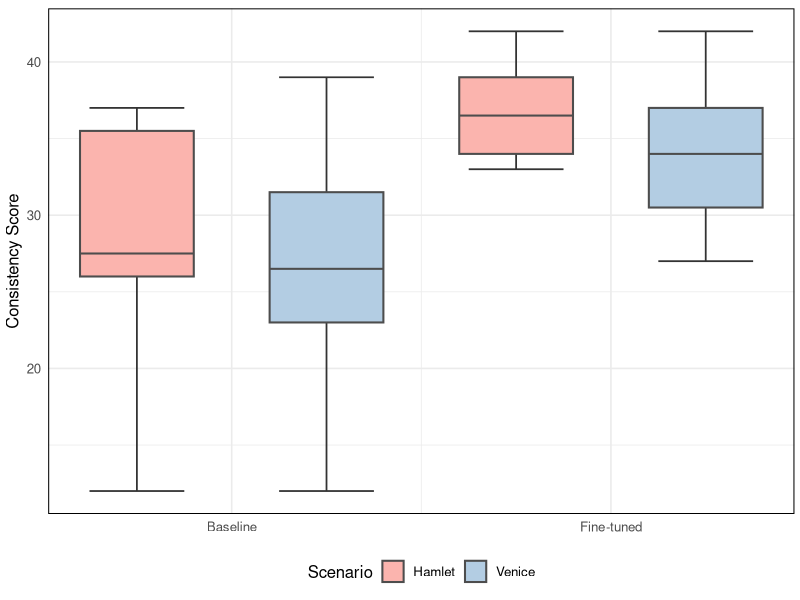
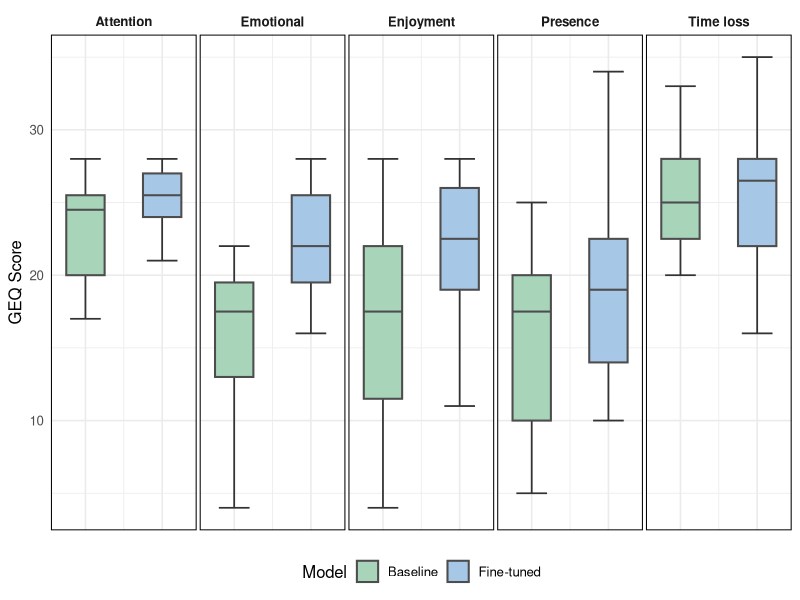

Here is the R script that generated these plots, in order:
setwd("C:/.Soyeon/GameAgent/LLMGA")


suppressPackageStartupMessages({
  library(tidyverse)
  library(stringr)
  library(readr)
})

# 폴더 준비
dir.create("processed_output", showWarnings = FALSE, recursive = TRUE)
dir.create("figures", showWarnings = FALSE, recursive = TRUE)

# -----------------------------
# 1) 데이터 로드 (wide format)
# -----------------------------
df <- read_csv("data/questionnaire/final_scores_with_immersion.csv",
               show_col_types = FALSE)

ID_COL    <- "ID"
MODEL_COL <- "Model"
stopifnot(ID_COL %in% names(df), MODEL_COL %in% names(df))
df[[MODEL_COL]] <- factor(df[[MODEL_COL]])

# -------------------------------------------
# 2) Hamlet_/Venice_ 페어 탐지
# -------------------------------------------
scenario_prefixes <- c("Hamlet", "Venice")
pattern <- "^(Hamlet|Venice)_(.+)$"

pairs_tbl <- tibble(col = names(df)) %>%
  mutate(Scenario = str_match(col, pattern)[, 2],
         Measure  = str_match(col, pattern)[, 3]) %>%
  filter(!is.na(Scenario), !is.na(Measure))

scenario_measures <- pairs_tbl %>%
  count(Measure, Scenario) %>%
  complete(Measure, Scenario = scenario_prefixes, fill = list(n = 0)) %>%
  group_by(Measure) %>%
  summarize(has_both = all(n > 0), .groups = "drop") %>%
  filter(has_both) %>%
  pull(Measure) %>%
  sort()

# -------------------------------------------
# 3) long_df 구성
# -------------------------------------------
long_df <- tibble()
if (length(scenario_measures) > 0) {
  long_df <- df %>%
    select(all_of(c(ID_COL, MODEL_COL)), matches(pattern)) %>%
    pivot_longer(cols = matches(pattern),
                 names_to = c("Scenario", "Measure"),
                 names_pattern = pattern,
                 values_to = "Value") %>%
    filter(Measure %in% scenario_measures) %>%
    mutate(
      Scenario = factor(Scenario, levels = scenario_prefixes),
      # facet 라벨을 "score" → "Score" 로 교체
      Measure  = recode(Measure, "score" = "Score"),
      Measure  = factor(Measure)
    )
  write_csv(long_df, "processed_output/long_scenario_data.csv")
  message("✅ LONG format saved → processed_output/long_scenario_data.csv")
}

# -------------------------------------------
# 4) 전역(비-시나리오) 수치형 지표
# -------------------------------------------
all_numeric <- df %>% select(where(is.numeric)) %>% names()
paired_numeric_cols <- pairs_tbl %>%
  filter(Measure %in% scenario_measures) %>%
  pull(col) %>% unique()
global_numeric <- setdiff(all_numeric, c(paired_numeric_cols, ID_COL))

global_numeric <- setdiff(global_numeric, c("total", "immersion_total"))

message("📌 Scenario measures (paired): ",
        ifelse(length(scenario_measures) > 0, paste(scenario_measures, collapse = ", "), "(none)"))
message("📌 Global numeric outcomes: ",
        ifelse(length(global_numeric) > 0, paste(global_numeric, collapse = ", "), "(none)"))

# -------------------------------------------
# 5) 공통 팔레트(전역 버전과 동일): A/B 색 통일
# -------------------------------------------
model_levels <- levels(df[[MODEL_COL]])
base_palette <- c("A" = "#A8D5BA",  # pastel green
                  "B" = "#A7C7E7")  # pastel blue
model_palette <- setNames(rep("#CFCFCF", length(model_levels)), model_levels)
for (nm in names(base_palette)) if (nm %in% model_levels) model_palette[nm] <- base_palette[[nm]]

fill_scale_model <- scale_fill_manual(
  values = model_palette, limits = model_levels, drop = FALSE, name = "Model"
)

# 공통 테마: 축/패널 테두리
panel_border_theme <- theme(
  panel.border   = element_rect(colour = "black", fill = NA, linewidth = 0.7),
  plot.background = element_rect(colour = NA, fill = "white")
)

# -------------------------------------------
# 6) Visualization with ggplot2
# -------------------------------------------

# 6a) 시나리오 분할: x=Model, 시나리오별 도징, 점 없음
if (nrow(long_df) > 0) {
  # --- 파라미터(원하는 간격/두께로 조절) ---
  bw      <- 0.3
  dodge   <- 0.50
  capw    <- 0.25
  
  # --- 좌표 준비: Model의 기본 x 위치 + 시나리오 도징 오프셋 ---
  model_lvls    <- levels(df[[MODEL_COL]])
  scenario_lvls <- levels(long_df$Scenario)
  x_base_map <- setNames(seq(1, by = 1.0, length.out = length(model_lvls)), model_lvls)
  
  # A/B 라벨을 보기 좋게 치환(다른 레벨은 그대로 유지)
  model_label_map <- setNames(
    ifelse(model_lvls == "A", "Baseline",
           ifelse(model_lvls == "B", "Fine-tuned", as.character(model_lvls))),
    model_lvls
  )
  
  # 시나리오 수(k)에 따라 가운데 정렬 오프셋
  k <- length(scenario_lvls)
  scen_offsets <- setNames(seq(-(k-1)/2, (k-1)/2, length.out = k) * dodge, scenario_lvls)
  
  # --- 상자그림 요약통계 계산 ---
  summary_df <- long_df %>%
    group_by(Measure, Scenario, Model = .data[[MODEL_COL]]) %>%
    summarise(stats = list(boxplot.stats(Value[!is.na(Value)])$stats), .groups = "drop") %>%
    mutate(
      ymin   = purrr::map_dbl(stats, ~ .x[1]),
      lower  = purrr::map_dbl(stats, ~ .x[2]),
      middle = purrr::map_dbl(stats, ~ .x[3]),
      upper  = purrr::map_dbl(stats, ~ .x[4]),
      ymax   = purrr::map_dbl(stats, ~ .x[5]),
      x_base = unname(x_base_map[as.character(Model)]),
      x_pos  = x_base + unname(scen_offsets[as.character(Scenario)])
    ) %>% select(-stats)
  
  # --- 플롯 ---
  g1 <- ggplot(summary_df, aes(x = x_pos, fill = Scenario)) +
    # 수염
    geom_segment(aes(xend = x_pos, y = lower, yend = ymin),
                 linewidth = 0.6, color = "grey20") +
    geom_segment(aes(xend = x_pos, y = upper, yend = ymax),
                 linewidth = 0.6, color = "grey20") +
    # 캡
    geom_segment(aes(x = x_pos - capw/2, xend = x_pos + capw/2, y = ymin, yend = ymin),
                 linewidth = 0.6, color = "grey20") +
    geom_segment(aes(x = x_pos - capw/2, xend = x_pos + capw/2, y = ymax, yend = ymax),
                 linewidth = 0.6, color = "grey20") +
    # 박스(Q1~Q3)
    geom_rect(aes(xmin = x_pos - bw/2, xmax = x_pos + bw/2, ymin = lower, ymax = upper),
              color = "grey30", linewidth = 0.7) +
    # 중앙값
    geom_segment(aes(x = x_pos - bw/2, xend = x_pos + bw/2, y = middle, yend = middle),
                 linewidth = 0.7, color = "grey30") +
    facet_wrap(~ Measure, ncol = 2, scales = "free_y") +
    scale_fill_brewer(palette = "Pastel1", name = "Scenario") +
    # x축 라벨: A/B → Baseline/Fine-tuned, 바깥 여백 축소
    scale_x_continuous(
      breaks = seq_along(model_lvls),
      labels = model_label_map[model_lvls],
      expand = c(0.03, 0.03)   # 기존 0.2 → 0.03 로 축소 (바깥 여백 감소)
    ) +
    # 타이틀 제거
    labs(title = NULL, x = NULL, y = "Consistency Score") +
    theme_minimal(base_size = 12) +
    theme(
      legend.position = "bottom",
      strip.text      = element_blank(),
      panel.border    = element_rect(colour = "black", fill = NA, linewidth = 0.7),
      plot.margin     = margin(t = 6, r = 4, b = 6, l = 4) # 바깥 여백 추가 축소
    )
  
  # 폭을 약 4칸 느낌으로 축소 (기존 width=5 → 4)
  ggsave("figures/scenario_measures_boxstrip_2.png", g1,
         width = 4, height = ceiling(nlevels(long_df$Measure) / 2) * 4.0,
         dpi = 300, bg = "white")
  message("📦 Saved → figures/scenario_measures_boxstrip_2.png")
}

# 6b) 전역 지표: immersion_ 접두어 제거해서 facet 이름 표시
# 6b) 전역 지표: 박스 내부 세로선 제거 + 캡 추가 (오류 없는 버전)
fill_scale_model <- scale_fill_manual(
  values = model_palette, limits = model_levels, drop = FALSE, name = "Model", labels = c(A = "Baseline", B = "Fine-tuned")
)

if (length(global_numeric) > 0) {
  df_global_long <- df %>%
    select(all_of(c(MODEL_COL, global_numeric))) %>%
    pivot_longer(cols = all_of(global_numeric),
                 names_to = "Measure", values_to = "Value") %>%
    mutate(
      Measure = str_remove(Measure, "^immersion_"),
      Measure = str_replace_all(Measure, "_", " "),
      Measure = str_to_sentence(Measure),
      Measure = factor(Measure)
    )
  
  
  bw   <- 0.25   # 박스 너비(데이터 좌표 단위)
  capw <- 0.2   # 캡 길이
  xpad <- max(bw, capw)/2 + 0.1    # 좌우 패딩(크게 줄수록 A-B가 더 붙어 보임)
  
  model_lvls <- levels(df[[MODEL_COL]])
  x_map <- setNames(c(1.5, 2), model_lvls)   # ← 고정 좌표
  
  summary_df <- df_global_long %>%
    group_by(Measure, Model = .data[[MODEL_COL]]) %>%
    summarise(stats = list(boxplot.stats(Value[!is.na(Value)])$stats), .groups = "drop") %>%
    mutate(
      ymin   = purrr::map_dbl(stats, ~ .x[1]),
      lower  = purrr::map_dbl(stats, ~ .x[2]),
      middle = purrr::map_dbl(stats, ~ .x[3]),
      upper  = purrr::map_dbl(stats, ~ .x[4]),
      ymax   = purrr::map_dbl(stats, ~ .x[5]),
      x_pos  = unname(x_map[as.character(Model)])
    ) %>% select(-stats)
  
  g2 <- ggplot(summary_df, aes(x = x_pos, fill = Model)) +
    # whisker stem (밖만)
    geom_segment(aes(xend = x_pos, y = lower, yend = ymin), linewidth = 0.6, color = "grey20") +
    geom_segment(aes(xend = x_pos, y = upper, yend = ymax), linewidth = 0.6, color = "grey20") +
    # caps
    geom_segment(aes(x = x_pos - capw/2, xend = x_pos + capw/2, y = ymin, yend = ymin),
                 linewidth = 0.6, color = "grey20") +
    geom_segment(aes(x = x_pos - capw/2, xend = x_pos + capw/2, y = ymax, yend = ymax),
                 linewidth = 0.6, color = "grey20") +
    # box
    geom_rect(aes(xmin = x_pos - bw/2, xmax = x_pos + bw/2, ymin = lower, ymax = upper),
              color = "grey30", linewidth = 0.7) +
    # median
    geom_segment(aes(x = x_pos - bw/2, xend = x_pos + bw/2, y = middle, yend = middle),
                 linewidth = 0.7, color = "grey30") +
    facet_wrap(~ Measure, nrow = 1, scales = "fixed") +
    fill_scale_model +                     # ← 색상 & 라벨 동시에 적용
    scale_x_continuous(
      breaks = unname(x_map),                       # x축 라벨 제거
      labels = NULL,
      limits = c(min(x_map) - xpad, max(x_map) + xpad),
      expand = c(0, 0)
    ) +
    labs(x = NULL, y = "GEQ Score") +
    theme_minimal(base_size = 12) +
    theme(
      legend.position = "bottom",
      strip.text      = element_text(face = "bold"),
      plot.title      = element_blank(),
      panel.border    = element_rect(colour = "black", fill = NA, linewidth = 0.7),
      panel.spacing.x = unit(0.15, "lines"),
      axis.text.x     = element_blank(),
      axis.ticks.x    = element_blank()
    )
  
  ggsave("figures/global_measures_boxstrip_2.png", g2,
         width = 8, height = 3.5, dpi = 300, bg = "white")
  message("📦 Saved → figures/global_measures_boxstrip_2.png")
}

message("✅ Done (grey box borders, no scenario points, immersion_ removed from global facets).")